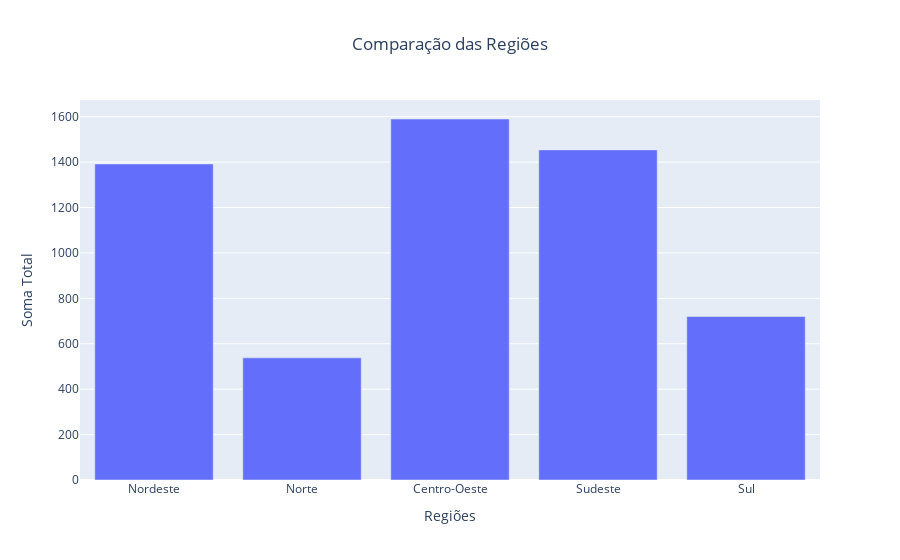

The notebook cell this image was saved under:
### Markdown cell above
### Gráfico 7.2

### Code cell
import plotly.express as px

# Somar as contagens de cada região
soma_nordeste = df_nordeste['Contagem'].sum()
soma_norte = df_norte['Contagem'].sum()
soma_centro_oeste = df_centro_oeste['Contagem'].sum()
soma_sudeste = df_sudeste['Contagem'].sum()
soma_sul = df_sul['Contagem'].sum()

# Criar uma lista de regiões e suas somas
regioes = ['Nordeste', 'Norte', 'Centro-Oeste', 'Sudeste', 'Sul']
somas = [soma_nordeste, soma_norte, soma_centro_oeste, soma_sudeste, soma_sul]

# Criar gráfico de barras usando Plotly
fig = px.bar(x=regioes, y=somas, labels={'x': 'Região', 'y': 'Soma das Contagens'},
             title='Comparação das Regiões')

# Atualizar layout para torná-lo interativo e elegante
fig.update_layout(xaxis_title='Regiões', yaxis_title='Soma Total', 
                  title_x=0.5,  # Centralizar o título
                  template='plotly')

# Exibir o gráfico
fig.show()

### Figure 1 — Plotly figure (JSON) as saved in the notebook; plotly's stock layout.template omitted (floating-point values rounded to 4 significant figures)
{"data": [{"alignmentgroup": "True", "hovertemplate": "Região=%{x}<br>Soma das Contagens=%{y}<extra></extra>", "legendgroup": "", "marker": {"color": "#636efa", "pattern": {"shape": ""}}, "name": "", "offsetgroup": "", "orientation": "v", "showlegend": false, "textposition": "auto", "type": "bar", "x": ["Nordeste", "Norte", "Centro-Oeste", "Sudeste", "Sul"], "xaxis": "x", "y": [1392, 538, 1590, 1454, 720], "yaxis": "y"}], "layout": {"barmode": "relative", "legend": {"tracegroupgap": 0}, "title": {"text": "Comparação das Regiões", "x": 0.5}, "xaxis": {"anchor": "y", "domain": [0, 1], "title": {"text": "Regiões"}}, "yaxis": {"anchor": "x", "domain": [0, 1], "title": {"text": "Soma Total"}}}}
